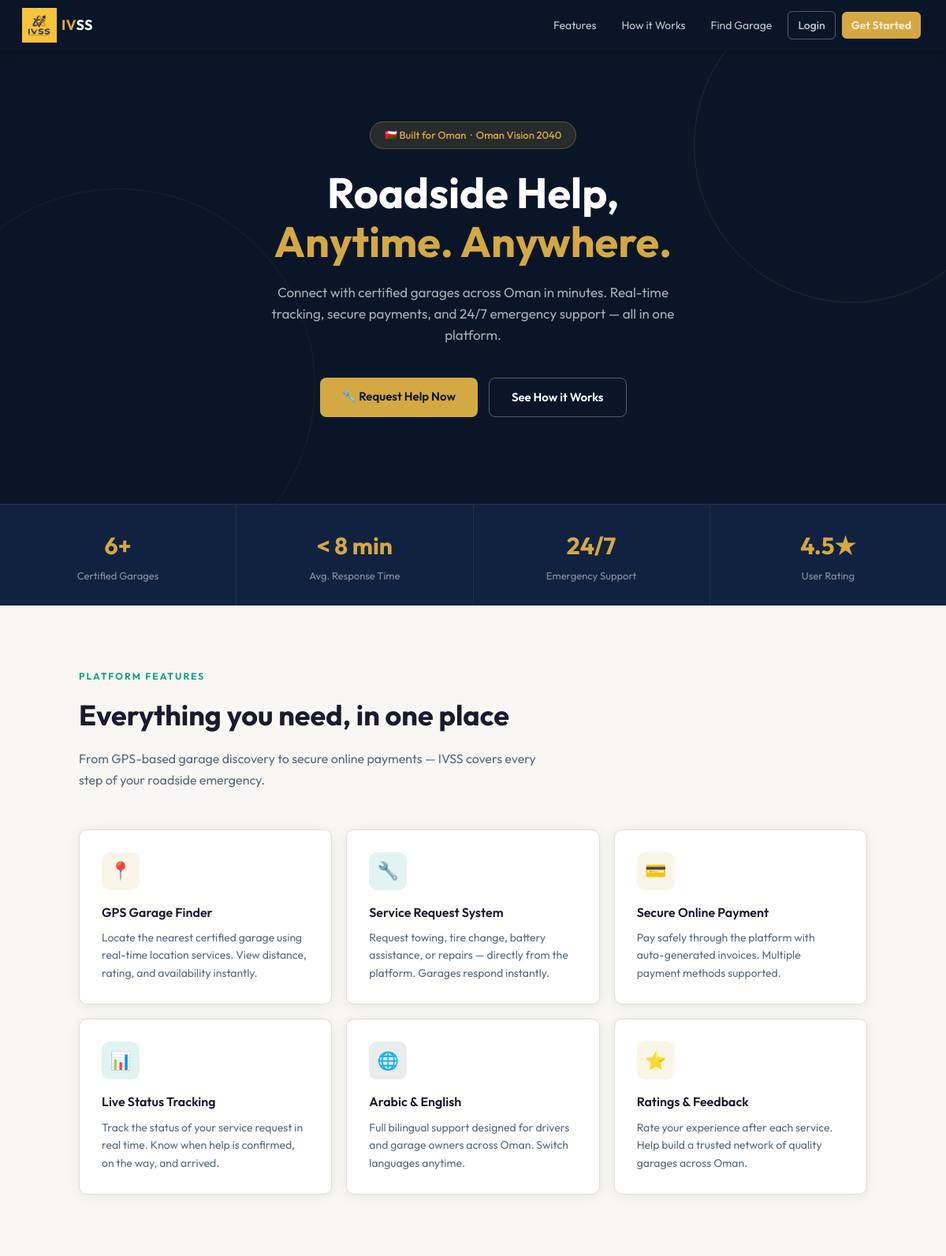
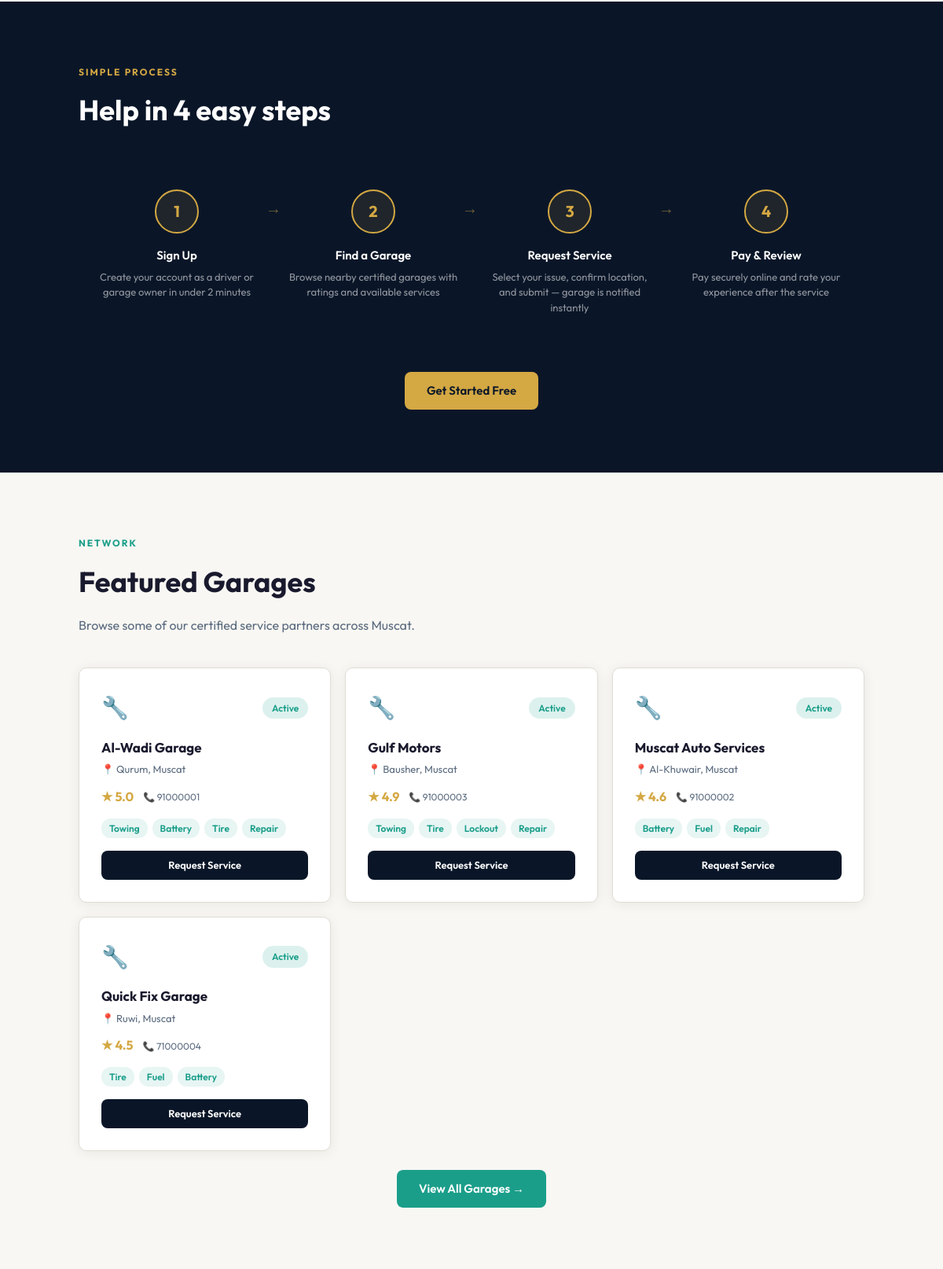
The page / (upper part) on the database its author committed (2 pictures, top to bottom).
### tables this page shows
CREATE TABLE IF NOT EXISTS `garages` (
  `garage_id` int NOT NULL AUTO_INCREMENT,
  `owner_name` varchar(150) NOT NULL,
  `garage_name` varchar(200) NOT NULL,
  `email` varchar(150) NOT NULL,
  `phone` int UNSIGNED NOT NULL,
  `password` varchar(255) NOT NULL,
  `location` varchar(255) NOT NULL,
  `latitude` decimal(10,7) DEFAULT NULL,
  `longitude` decimal(10,7) DEFAULT NULL,
  `services` text COMMENT 'Comma-separated list of offered services',
  `is_active` tinyint(1) DEFAULT '1',
  `rating` decimal(3,2) DEFAULT '0.00',
  `created_at` timestamp NULL DEFAULT CURRENT_TIMESTAMP,
  PRIMARY KEY (`garage_id`),
  UNIQUE KEY `email` (`email`)
);

### index.php (the view, shortened to what this page needs)
<?php
$db = getDB();
$totalGarages  = $db->query("SELECT COUNT(*) FROM garages WHERE is_active=1")->fetchColumn();
$avgRating     = $db->query("SELECT AVG(rating) FROM garages WHERE rating > 0")->fetchColumn();
include 'includes/header.php';
?>
<div class="hero">
  <div class="hero-badge">🇴🇲 Built for Oman &nbsp;·&nbsp; Oman Vision 2040</div>
  <h1>Roadside Help,<br><span>Anytime. Anywhere.</span></h1>
  <p>Connect with certified garages across Oman in minutes. Real-time tracking, secure payments, and 24/7 emergency support — all in one platform.</p>
  <div class="hero-btns">
    <a href="pages/request.php" class="btn btn-primary">🔧 Request Help Now</a>
    <a href="#how" class="btn btn-secondary">See How it Works</a>
  </div>
</div>
<div class="stats-bar">
  <div class="stat-item">
    <div class="stat-num"><?= $totalGarages ?>+</div>
    <div class="stat-label">Certified Garages</div>
  </div>
  <div class="stat-item">
    <div class="stat-num">&lt; 8 min</div>
    <div class="stat-label">Avg. Response Time</div>
  </div>
  <div class="stat-item">
    <div class="stat-num">24/7</div>
    <div class="stat-label">Emergency Support</div>
  </div>
  <div class="stat-item">
    <div class="stat-num"><?= $avgRating ? number_format($avgRating, 1) . '★' : '4.7★' ?></div>
    <div class="stat-label">User Rating</div>
  </div>
</div>
<section id="features">
  <div class="container">
    <div class="section-tag">Platform Features</div>
    <div class="section-title">Everything you need, in one place</div>
    <div class="section-sub">From GPS-based garage discovery to secure online payments — IVSS covers every step of your roadside emergency.</div>
    <div class="features-grid" style="margin-top:48px;">
      <?php
      $features = [
        ['📍','gold', 'GPS Garage Finder',       'Locate the nearest certified garage using real-time location services. View distance, rating, and availability instantly.'],
        ['🔧','teal', 'Service Request System',  'Request towing, tire change, battery assistance, or repairs — directly from the platform. Garages respond instantly.'],
        ['💳','gold', 'Secure Online Payment',   'Pay safely through the platform with auto-generated invoices. Multiple payment methods supported.'],
        ['📊','teal', 'Live Status Tracking',    'Track the status of your service request in real time. Know when help is confirmed, on the way, and arrived.'],
        ['🌐','navy', 'Arabic & English',        'Full bilingual support designed for drivers and garage owners across Oman. Switch languages anytime.'],
        ['⭐','gold', 'Ratings & Feedback',      'Rate your experience after each service. Help build a trusted network of quality garages across Oman.'],
      ];
      foreach ($features as [$icon,$color,$title,$desc]): ?>
      <div class="card card-hover feature-card">
        <div class="feature-icon icon-<?= $color ?>"><?= $icon ?></div>
        <h3><?= $title ?></h3>
        <p><?= $desc ?></p>
      </div>
      <?php endforeach; ?>
    </div>
  </div>
</section>
<section id="how" class="section-dark">
  <div class="container">
    <div class="section-tag">Simple Process</div>
    <div class="section-title">Help in 4 easy steps</div>
    <div class="steps-row">
      <?php
      $steps = [
        ['1','Sign Up',         'Create your account as a driver or garage owner in under 2 minutes'],
        ['2','Find a Garage',   'Browse nearby certified garages with ratings and available services'],
        ['3','Request Service', 'Select your issue, confirm location, and submit — garage is notified instantly'],
        ['4','Pay & Review',    'Pay securely online and rate your experience after the service'],
      ];
      foreach ($steps as [$n,$t,$d]): ?>
      <div class="step-box">
        <div class="step-circle"><?= $n ?></div>
        <h4><?= $t ?></h4>
        <p><?= $d ?></p>
      </div>
      <?php endforeach; ?>
    </div>
    <div class="text-center" style="margin-top:48px;">
      <a href="pages/register.php" class="btn btn-primary">Get Started Free</a>
    </div>
  </div>
</section>
<section id="garages">
  <div class="container">
    <div class="section-tag">Network</div>
    <div class="section-title">Featured Garages</div>
    <div class="section-sub">Browse some of our certified service partners across Muscat.</div>
    <?php
    $garages = $db->query("SELECT * FROM garages WHERE is_active = 1 ORDER BY rating DESC LIMIT 4")->fetchAll();
    ?>
    <div class="features-grid" style="margin-top:40px;">
      <?php foreach ($garages as $g):
        $services = explode(',', $g['services'] ?? '');
      ?>
      <div class="card card-hover">
        <div style="display:flex;align-items:center;justify-content:space-between;margin-bottom:14px;">
          <div style="font-size:28px;">🔧</div>
          <span class="badge badge-accepted">Active</span>
        </div>
        <h3 style="font-size:17px;font-weight:700;margin-bottom:4px;"><?= htmlspecialchars($g['garage_name']) ?></h3>
        <p style="font-size:13px;color:var(--muted);margin-bottom:12px;">📍 <?= htmlspecialchars($g['location']) ?></p>
        <div style="display:flex;align-items:center;gap:12px;margin-bottom:14px;">
          <span style="color:var(--gold);font-weight:700;">★ <?= number_format($g['rating'], 1) ?></span>
          <span style="font-size:12px;color:var(--muted);">📞 <?= htmlspecialchars($g['phone']) ?></span>
        </div>
        <div style="display:flex;flex-wrap:wrap;gap:6px;margin-bottom:16px;">
          <?php foreach ($services as $s): ?>
          <span style="background:rgba(26,158,138,0.1);color:var(--teal);padding:3px 10px;border-radius:12px;font-size:12px;font-weight:600;"><?= ucfirst(trim($s)) ?></span>
          <?php endforeach; ?>
        </div>
        <a href="pages/request.php?garage_id=<?= $g['garage_id'] ?>" class="btn btn-dark btn-sm btn-full">Request Service</a>
      </div>
      <?php endforeach; ?>
    </div>
    <div class="text-center mt-24">
      <a href="pages/garages.php" class="btn btn-teal">View All Garages →</a>
    </div>
  </div>
</section>
<?php include 'includes/footer.php'; ?>

### includes/header.php (style rules this page uses)
body { top: 0 !important; }

### rows shown on the page
garages: garage_name "Al-Wadi Garage", location "Qurum, Muscat", rating "5.0", phone "91000001", services "Towing", services "Battery", services "Tire", services "Repair"
garages: garage_name "Gulf Motors", location "Bausher, Muscat", rating "4.9", phone "91000003", services "Towing", services "Tire", services "Lockout", services "Repair"
garages: garage_name "Muscat Auto Services", location "Al-Khuwair, Muscat", rating "4.6", phone "91000002", services "Battery", services "Fuel", services "Repair"
garages: garage_name "Quick Fix Garage", location "Ruwi, Muscat", rating "4.5", phone "71000004", services "Tire", services "Fuel", services "Battery"

### other values the page prints
$totalGarages "6"
$avgRating "4.5"
$icon "📍"
$title "GPS Garage Finder"
$desc "Locate the nearest certified garage using real-time location services. View distance, rating, and availability instantly."
$icon "🔧"
$title "Service Request System"
$desc "Request towing, tire change, battery assistance, or repairs — directly from the platform. Garages respond instantly."
$icon "💳"
$title "Secure Online Payment"
$desc "Pay safely through the platform with auto-generated invoices. Multiple payment methods supported."
$icon "📊"
$title "Live Status Tracking"
$desc "Track the status of your service request in real time. Know when help is confirmed, on the way, and arrived."
$icon "🌐"
